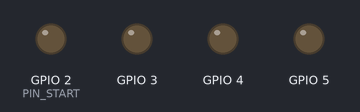
Simulated run of this sketch. Board: ESP32. Shown: output pins drawn as LEDs (lit = HIGH).

Above: at 0.2 s.
At 1.2 s:
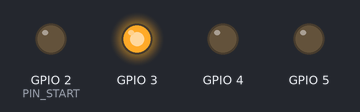
At 2.2 s:
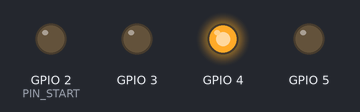
At 4.7 s:
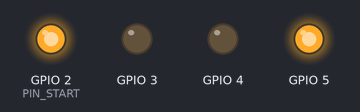
At 7.2 s:
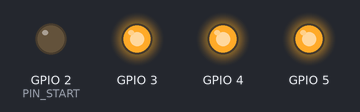
At 9.7 s:
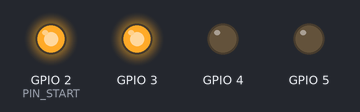
Timing chart, 0 to 10.4 s (numbered marks = the images above):
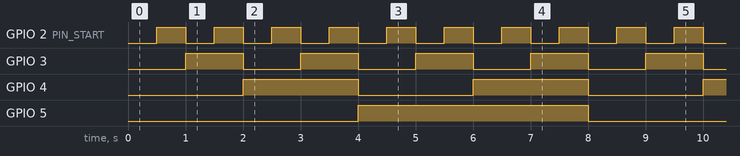

Measured:
- by itself, GPIO 2 (PIN_START): alternates HIGH for 0.50 s and LOW for 0.50 s
- by itself, GPIO 3: alternates HIGH for 1.0 s and LOW for 1.0 s
- by itself, GPIO 4: alternates HIGH for 2.0 s and LOW for 2.0 s
- by itself, GPIO 5: alternates HIGH for 4.0 s and LOW for 4.0 s

The sketch:

ex3.ino
```cpp
#define PIN_START 2
#define NUMAR_BITI 4

void setup() {
  for (int p = PIN_START; p < PIN_START + NUMAR_BITI; p++) {
    pinMode(p, OUTPUT);
  }
}

void codificaStare(int val) {
  for (int bit = 0; bit < NUMAR_BITI; bit++) {
    int stare = (val >> bit) & 1;
    digitalWrite(PIN_START + bit, stare);
  }
}

void loop() {
  int stare_curenta = (millis() % 8000) / 500;
  codificaStare(stare_curenta);
}
```
